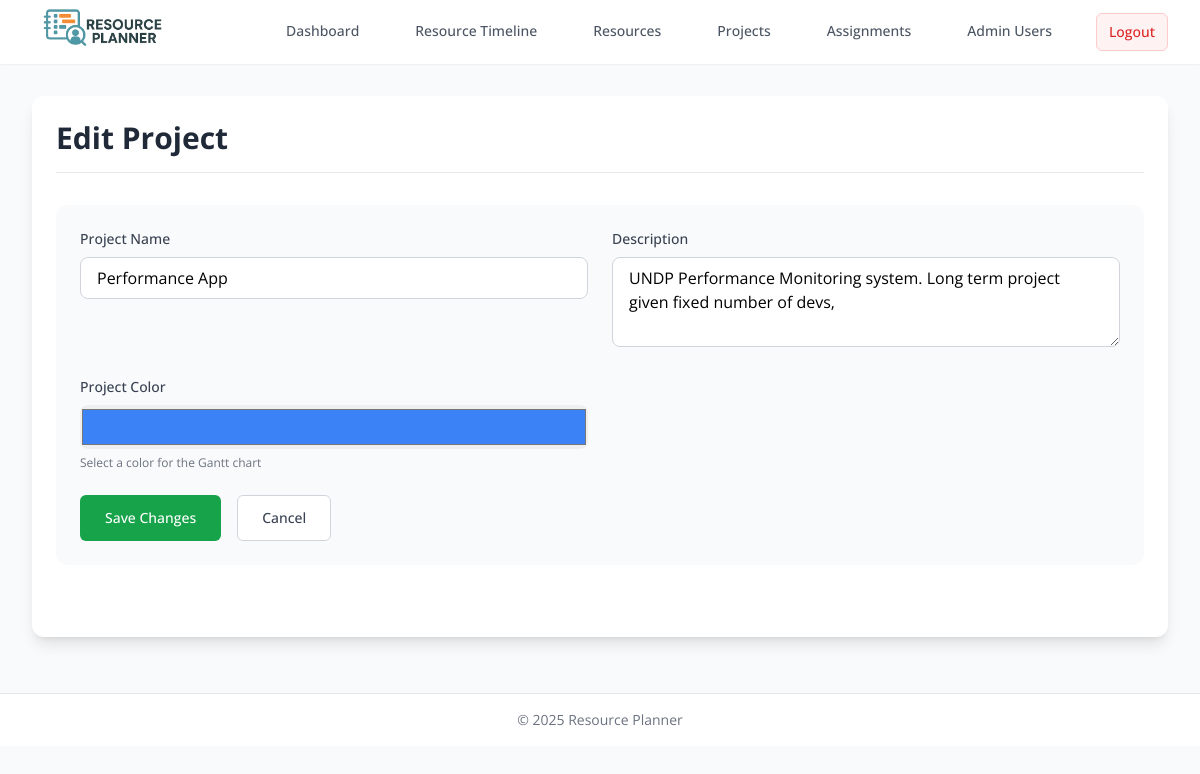
Screenshot of /edit_project/2 (signed in) with the database file from the repository.
### tables this page shows
CREATE TABLE projects (
    id INTEGER PRIMARY KEY AUTOINCREMENT,
    name TEXT NOT NULL,
    description TEXT,
    color TEXT NOT NULL DEFAULT '#3b82f6',
    status TEXT NOT NULL CHECK(status IN ('Queued', 'Started', 'Closed')) DEFAULT 'active',
    created_at TIMESTAMP DEFAULT CURRENT_TIMESTAMP
);

### app.py (the view)
    def decorator(*args, **kwargs):
        token = request.cookies.get('token')
        if not token:
            return redirect(url_for('login'))
        try:
            data = jwt.decode(token, app.config['SECRET_KEY'], algorithms=["HS256"])
            current_user = get_admin_user(data['username'])
        except:
            return redirect(url_for('login'))
        return f(current_user, *args, **kwargs)

### app.py (called while the page is built, shortened)
def get_db():
    if 'db' not in g:
        g.db = sqlite3.connect(app.config['DATABASE'])
        g.db.row_factory = sqlite3.Row
    return g.db

def get_admin_user(username):
    db = get_db()
    return db.execute(
        'SELECT * FROM AdminUser WHERE username = ?', (username,)
    ).fetchone()

def token_required(f):
    def decorator(*args, **kwargs):
        token = request.cookies.get('token')
        if not token:
            return redirect(url_for('login'))
        try:
            data = jwt.decode(token, app.config['SECRET_KEY'], algorithms=["HS256"])
            current_user = get_admin_user(data['username'])
        except:
            return redirect(url_for('login'))
        return f(current_user, *args, **kwargs)
    decorator.__name__ = f.__name__
    return decorator

@app.route('/edit_project/<int:project_id>', methods=['GET', 'POST'])
@token_required
def edit_project(current_user, project_id):
    db = get_db()
    project = db.execute('SELECT * FROM projects WHERE id = ?', (project_id,)).fetchone()
    return render_template('edit_project.html', project=project)

### templates/edit_project.html (shortened to what this page needs)
{% extends "base.html" %}
{% block content %}
<div class="bg-white rounded-xl shadow-lg p-6 mb-6">
    <div class="mb-8 border-b pb-4">
        <h1 class="text-3xl font-bold text-gray-800">Edit Project</h1>
    </div>
    <form id="editProjectForm" method="POST" class="mb-12 bg-gray-50 rounded-xl p-6">
        <div class="grid grid-cols-1 md:grid-cols-2 gap-6 mb-6">
            <div>
                <label class="block text-sm font-medium text-gray-700 mb-2">Project Name</label>
                <input type="text" name="name" required value="{{ project.name }}"
                       class="w-full px-4 py-2 rounded-lg border border-gray-300 focus:ring-2 focus:ring-green-500 focus:border-green-500 transition-all">
            </div>
            <div>
                <label class="block text-sm font-medium text-gray-700 mb-2">Description</label>
                <textarea name="description" rows="3"
                          class="w-full px-4 py-2 rounded-lg border border-gray-300 focus:ring-2 focus:ring-green-500 focus:border-green-500 transition-all">{{ project.description }}</textarea>
            </div>
            <div>
                <label class="block text-sm font-medium text-gray-700 mb-2">Project Color</label>
                <input type="color" name="color" value="{{ project.color }}" required
                       class="w-full h-11 rounded-lg cursor-pointer">
                <p class="mt-1 text-xs text-gray-500">Select a color for the Gantt chart</p>
            </div>
        </div>
        <div class="flex space-x-4">
            <button type="button" id="showConfirmation"
                    class="inline-flex items-center px-6 py-3 border border-transparent text-sm font-medium rounded-md text-white bg-green-600 hover:bg-green-700 focus:outline-none focus:ring-2 focus:ring-offset-2 focus:ring-green-500 transition-colors">
                Save Changes
            </button>
            <a href="{{ url_for('projects') }}"
               class="inline-flex items-center px-6 py-3 border border-gray-300 text-sm font-medium rounded-md text-gray-700 bg-white hover:bg-gray-50 focus:outline-none focus:ring-2 focus:ring-offset-2 focus:ring-indigo-500 transition-colors">
                Cancel
            </a>
        </div>
    </form>
</div>
{% endblock %}

### rows the page displays
projects: name "Performance App", description "UNDP Performance Monitoring system. Long term project given fixed number of devs,", color "#3b82f6"
